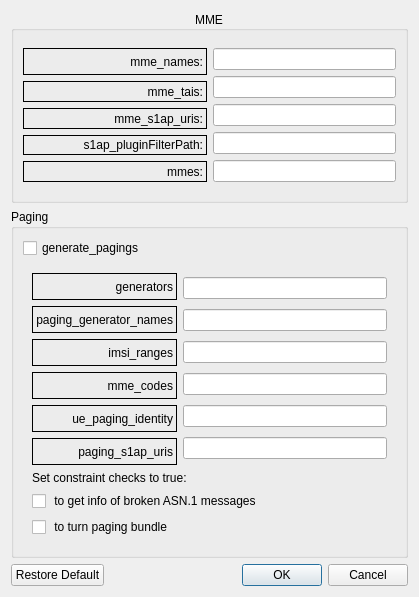
<?xml version="1.0" encoding="UTF-8"?>
<ui version="4.0">
 <class>MmeForm</class>
 <widget class="QWidget" name="MmeForm">
  <property name="geometry">
   <rect>
    <x>0</x>
    <y>0</y>
    <width>419</width>
    <height>597</height>
   </rect>
  </property>
  <property name="windowTitle">
   <string>Form</string>
  </property>
  <layout class="QGridLayout" name="gridLayout_4">
   <item row="0" column="0">
    <layout class="QVBoxLayout" name="verticalLayout_6">
     <item>
      <widget class="QGroupBox" name="gbMME">
       <property name="maximumSize">
        <size>
         <width>16777215</width>
         <height>200</height>
        </size>
       </property>
       <property name="title">
        <string>MME</string>
       </property>
       <property name="alignment">
        <set>Qt::AlignCenter</set>
       </property>
       <layout class="QGridLayout" name="gridLayout">
        <item row="0" column="0">
         <layout class="QHBoxLayout" name="horizontalLayout">
          <item>
           <layout class="QVBoxLayout" name="verticalLayout_2">
            <item>
             <widget class="QLabel" name="lblMme_names">
              <property name="enabled">
               <bool>true</bool>
              </property>
              <property name="minimumSize">
               <size>
                <width>184</width>
                <height>27</height>
               </size>
              </property>
              <property name="frameShape">
               <enum>QFrame::Box</enum>
              </property>
              <property name="frameShadow">
               <enum>QFrame::Plain</enum>
              </property>
              <property name="text">
               <string>mme_names:</string>
              </property>
              <property name="alignment">
               <set>Qt::AlignRight|Qt::AlignTrailing|Qt::AlignVCenter</set>
              </property>
             </widget>
            </item>
            <item>
             <widget class="QLabel" name="lblMme_tais">
              <property name="enabled">
               <bool>true</bool>
              </property>
              <property name="frameShape">
               <enum>QFrame::Box</enum>
              </property>
              <property name="frameShadow">
               <enum>QFrame::Plain</enum>
              </property>
              <property name="text">
               <string>mme_tais:</string>
              </property>
              <property name="alignment">
               <set>Qt::AlignRight|Qt::AlignTrailing|Qt::AlignVCenter</set>
              </property>
             </widget>
            </item>
            <item>
             <widget class="QLabel" name="lblMme_s1ap_uris">
              <property name="enabled">
               <bool>true</bool>
              </property>
              <property name="frameShape">
               <enum>QFrame::Box</enum>
              </property>
              <property name="frameShadow">
               <enum>QFrame::Plain</enum>
              </property>
              <property name="text">
               <string>mme_s1ap_uris:</string>
              </property>
              <property name="alignment">
               <set>Qt::AlignRight|Qt::AlignTrailing|Qt::AlignVCenter</set>
              </property>
             </widget>
            </item>
            <item>
             <widget class="QLabel" name="lbl_Mme_s1ap_pluginFilterPath">
              <property name="enabled">
               <bool>true</bool>
              </property>
              <property name="frameShape">
               <enum>QFrame::Box</enum>
              </property>
              <property name="frameShadow">
               <enum>QFrame::Plain</enum>
              </property>
              <property name="text">
               <string>s1ap_pluginFilterPath:</string>
              </property>
              <property name="alignment">
               <set>Qt::AlignRight|Qt::AlignTrailing|Qt::AlignVCenter</set>
              </property>
             </widget>
            </item>
            <item>
             <widget class="QLabel" name="lblMmes">
              <property name="frameShape">
               <enum>QFrame::Box</enum>
              </property>
              <property name="text">
               <string>mmes:</string>
              </property>
              <property name="textFormat">
               <enum>Qt::AutoText</enum>
              </property>
              <property name="alignment">
               <set>Qt::AlignRight|Qt::AlignTrailing|Qt::AlignVCenter</set>
              </property>
             </widget>
            </item>
           </layout>
          </item>
          <item>
           <layout class="QVBoxLayout" name="verticalLayout">
            <item>
             <widget class="QLineEdit" name="tetMme_names">
              <property name="enabled">
               <bool>true</bool>
              </property>
             </widget>
            </item>
            <item>
             <widget class="QLineEdit" name="tetMme_tais"/>
            </item>
            <item>
             <widget class="QLineEdit" name="tetMme_s1ap_uris"/>
            </item>
            <item>
             <widget class="QLineEdit" name="tetS1ap_pluginFilterPath"/>
            </item>
            <item>
             <widget class="QLineEdit" name="tetMmes"/>
            </item>
           </layout>
          </item>
         </layout>
        </item>
       </layout>
      </widget>
     </item>
     <item>
      <widget class="QGroupBox" name="gbPaging">
       <property name="enabled">
        <bool>true</bool>
       </property>
       <property name="title">
        <string>Paging</string>
       </property>
       <layout class="QGridLayout" name="gridLayout_3">
        <item row="1" column="1">
         <widget class="QFrame" name="pagings">
          <property name="enabled">
           <bool>true</bool>
          </property>
          <property name="frameShape">
           <enum>QFrame::NoFrame</enum>
          </property>
          <property name="frameShadow">
           <enum>QFrame::Raised</enum>
          </property>
          <layout class="QGridLayout" name="gridLayout_2">
           <item row="1" column="0">
            <layout class="QVBoxLayout" name="verticalLayout_5">
             <item>
              <layout class="QHBoxLayout" name="horizontalLayout_2">
               <item>
                <layout class="QVBoxLayout" name="verticalLayout_3">
                 <item>
                  <widget class="QLabel" name="lbl_2">
                   <property name="enabled">
                    <bool>true</bool>
                   </property>
                   <property name="minimumSize">
                    <size>
                     <width>0</width>
                     <height>27</height>
                    </size>
                   </property>
                   <property name="frameShape">
                    <enum>QFrame::Box</enum>
                   </property>
                   <property name="frameShadow">
                    <enum>QFrame::Plain</enum>
                   </property>
                   <property name="text">
                    <string>generators</string>
                   </property>
                   <property name="alignment">
                    <set>Qt::AlignRight|Qt::AlignTrailing|Qt::AlignVCenter</set>
                   </property>
                  </widget>
                 </item>
                 <item>
                  <widget class="QLabel" name="lbl_3">
                   <property name="enabled">
                    <bool>true</bool>
                   </property>
                   <property name="minimumSize">
                    <size>
                     <width>0</width>
                     <height>27</height>
                    </size>
                   </property>
                   <property name="frameShape">
                    <enum>QFrame::Box</enum>
                   </property>
                   <property name="frameShadow">
                    <enum>QFrame::Plain</enum>
                   </property>
                   <property name="text">
                    <string>paging_generator_names</string>
                   </property>
                   <property name="alignment">
                    <set>Qt::AlignRight|Qt::AlignTrailing|Qt::AlignVCenter</set>
                   </property>
                  </widget>
                 </item>
                 <item>
                  <widget class="QLabel" name="lbl_5">
                   <property name="enabled">
                    <bool>true</bool>
                   </property>
                   <property name="minimumSize">
                    <size>
                     <width>0</width>
                     <height>27</height>
                    </size>
                   </property>
                   <property name="frameShape">
                    <enum>QFrame::Box</enum>
                   </property>
                   <property name="frameShadow">
                    <enum>QFrame::Plain</enum>
                   </property>
                   <property name="text">
                    <string>imsi_ranges</string>
                   </property>
                   <property name="alignment">
                    <set>Qt::AlignRight|Qt::AlignTrailing|Qt::AlignVCenter</set>
                   </property>
                  </widget>
                 </item>
                 <item>
                  <widget class="QLabel" name="lbl_7">
                   <property name="enabled">
                    <bool>true</bool>
                   </property>
                   <property name="minimumSize">
                    <size>
                     <width>0</width>
                     <height>27</height>
                    </size>
                   </property>
                   <property name="frameShape">
                    <enum>QFrame::Box</enum>
                   </property>
                   <property name="frameShadow">
                    <enum>QFrame::Plain</enum>
                   </property>
                   <property name="text">
                    <string>mme_codes</string>
                   </property>
                   <property name="alignment">
                    <set>Qt::AlignRight|Qt::AlignTrailing|Qt::AlignVCenter</set>
                   </property>
                  </widget>
                 </item>
                 <item>
                  <widget class="QLabel" name="lbl_6">
                   <property name="enabled">
                    <bool>true</bool>
                   </property>
                   <property name="minimumSize">
                    <size>
                     <width>0</width>
                     <height>27</height>
                    </size>
                   </property>
                   <property name="frameShape">
                    <enum>QFrame::Box</enum>
                   </property>
                   <property name="frameShadow">
                    <enum>QFrame::Plain</enum>
                   </property>
                   <property name="text">
                    <string>ue_paging_identity</string>
                   </property>
                   <property name="alignment">
                    <set>Qt::AlignRight|Qt::AlignTrailing|Qt::AlignVCenter</set>
                   </property>
                  </widget>
                 </item>
                 <item>
                  <widget class="QLabel" name="lbl_4">
                   <property name="enabled">
                    <bool>true</bool>
                   </property>
                   <property name="minimumSize">
                    <size>
                     <width>0</width>
                     <height>27</height>
                    </size>
                   </property>
                   <property name="frameShape">
                    <enum>QFrame::Box</enum>
                   </property>
                   <property name="frameShadow">
                    <enum>QFrame::Plain</enum>
                   </property>
                   <property name="text">
                    <string>paging_s1ap_uris</string>
                   </property>
                   <property name="alignment">
                    <set>Qt::AlignRight|Qt::AlignTrailing|Qt::AlignVCenter</set>
                   </property>
                  </widget>
                 </item>
                </layout>
               </item>
               <item>
                <layout class="QVBoxLayout" name="verticalLayout_4">
                 <item>
                  <widget class="QLineEdit" name="tet_generators">
                   <property name="enabled">
                    <bool>true</bool>
                   </property>
                  </widget>
                 </item>
                 <item>
                  <widget class="QLineEdit" name="tet_paging_generator_names">
                   <property name="enabled">
                    <bool>true</bool>
                   </property>
                  </widget>
                 </item>
                 <item>
                  <widget class="QLineEdit" name="tet_imsi_ranges">
                   <property name="enabled">
                    <bool>true</bool>
                   </property>
                  </widget>
                 </item>
                 <item>
                  <widget class="QLineEdit" name="tet_mme_codes">
                   <property name="enabled">
                    <bool>true</bool>
                   </property>
                  </widget>
                 </item>
                 <item>
                  <widget class="QLineEdit" name="tet_ue_paging_identity">
                   <property name="enabled">
                    <bool>true</bool>
                   </property>
                  </widget>
                 </item>
                 <item>
                  <widget class="QLineEdit" name="tet_paging_s1ap_uris">
                   <property name="enabled">
                    <bool>true</bool>
                   </property>
                  </widget>
                 </item>
                </layout>
               </item>
              </layout>
             </item>
             <item>
              <widget class="QLabel" name="label">
               <property name="text">
                <string>Set constraint checks to true: </string>
               </property>
              </widget>
             </item>
             <item>
              <widget class="QCheckBox" name="checkBox_s1ap_checkASN1_constraints">
               <property name="text">
                <string> to get info of broken ASN.1 messages</string>
               </property>
              </widget>
             </item>
             <item>
              <widget class="QCheckBox" name="checkBox_bundle_paging">
               <property name="text">
                <string> to turn paging bundle</string>
               </property>
              </widget>
             </item>
            </layout>
           </item>
          </layout>
         </widget>
        </item>
        <item row="0" column="1">
         <widget class="QCheckBox" name="checkBox_generate_pagings">
          <property name="text">
           <string>generate_pagings</string>
          </property>
         </widget>
        </item>
       </layout>
      </widget>
     </item>
    </layout>
   </item>
   <item row="1" column="0">
    <layout class="QHBoxLayout" name="horizontalLayout_3">
     <item>
      <widget class="QPushButton" name="pbReset">
       <property name="text">
        <string>Restore Default</string>
       </property>
      </widget>
     </item>
     <item>
      <widget class="QDialogButtonBox" name="buttonBox">
       <property name="enabled">
        <bool>true</bool>
       </property>
       <property name="focusPolicy">
        <enum>Qt::NoFocus</enum>
       </property>
       <property name="orientation">
        <enum>Qt::Horizontal</enum>
       </property>
       <property name="standardButtons">
        <set>QDialogButtonBox::Cancel|QDialogButtonBox::Ok</set>
       </property>
       <property name="centerButtons">
        <bool>false</bool>
       </property>
      </widget>
     </item>
    </layout>
   </item>
  </layout>
 </widget>
 <resources/>
 <connections/>
</ui>
